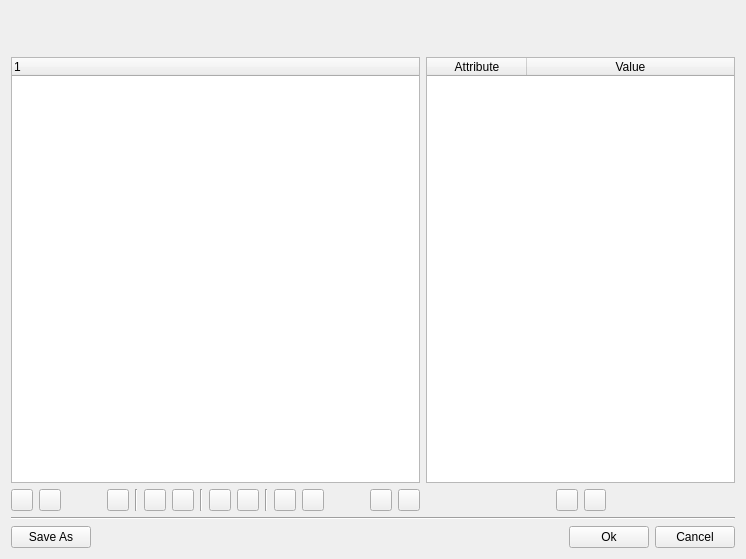
<?xml version="1.0" encoding="UTF-8"?>
<ui version="4.0">
 <class>configFileDialog</class>
 <widget class="QDialog" name="configFileDialog">
  <property name="geometry">
   <rect>
    <x>0</x>
    <y>0</y>
    <width>746</width>
    <height>559</height>
   </rect>
  </property>
  <property name="windowTitle">
   <string>Config File</string>
  </property>
  <property name="windowIcon">
   <iconset resource="images.qrc">
    <normaloff>:/Resources/havok.png</normaloff>:/Resources/havok.png</iconset>
  </property>
  <layout class="QVBoxLayout" name="verticalLayout_3">
   <item>
    <spacer name="verticalSpacer">
     <property name="orientation">
      <enum>Qt::Vertical</enum>
     </property>
     <property name="sizeType">
      <enum>QSizePolicy::Fixed</enum>
     </property>
     <property name="sizeHint" stdset="0">
      <size>
       <width>20</width>
       <height>46</height>
      </size>
     </property>
    </spacer>
   </item>
   <item>
    <layout class="QHBoxLayout" name="horizontalLayout_3">
     <item>
      <layout class="QVBoxLayout" name="verticalLayout">
       <item>
        <widget class="QTreeWidget" name="treeWidget">
         <property name="dragEnabled">
          <bool>false</bool>
         </property>
         <property name="dragDropOverwriteMode">
          <bool>false</bool>
         </property>
         <property name="dragDropMode">
          <enum>QAbstractItemView::NoDragDrop</enum>
         </property>
         <property name="defaultDropAction">
          <enum>Qt::MoveAction</enum>
         </property>
         <property name="alternatingRowColors">
          <bool>false</bool>
         </property>
         <property name="animated">
          <bool>true</bool>
         </property>
         <property name="headerHidden">
          <bool>false</bool>
         </property>
         <property name="expandsOnDoubleClick">
          <bool>false</bool>
         </property>
         <property name="columnCount">
          <number>1</number>
         </property>
         <attribute name="headerVisible">
          <bool>true</bool>
         </attribute>
         <column>
          <property name="text">
           <string/>
          </property>
         </column>
        </widget>
       </item>
       <item>
        <layout class="QHBoxLayout" name="horizontalLayout">
         <item>
          <widget class="QPushButton" name="pushButton_NewConfig">
           <property name="minimumSize">
            <size>
             <width>0</width>
             <height>0</height>
            </size>
           </property>
           <property name="maximumSize">
            <size>
             <width>22</width>
             <height>22</height>
            </size>
           </property>
           <property name="toolTip">
            <string>Create a new config file.</string>
           </property>
           <property name="text">
            <string/>
           </property>
           <property name="icon">
            <iconset resource="images.qrc">
             <normaloff>:/Resources/page.png</normaloff>:/Resources/page.png</iconset>
           </property>
           <property name="iconSize">
            <size>
             <width>14</width>
             <height>14</height>
            </size>
           </property>
           <property name="autoDefault">
            <bool>false</bool>
           </property>
          </widget>
         </item>
         <item>
          <widget class="QPushButton" name="pushButton_DelConfig">
           <property name="minimumSize">
            <size>
             <width>0</width>
             <height>0</height>
            </size>
           </property>
           <property name="maximumSize">
            <size>
             <width>22</width>
             <height>22</height>
            </size>
           </property>
           <property name="toolTip">
            <string>Delete the current config file.</string>
           </property>
           <property name="text">
            <string/>
           </property>
           <property name="icon">
            <iconset resource="images.qrc">
             <normaloff>:/Resources/trash.png</normaloff>:/Resources/trash.png</iconset>
           </property>
           <property name="iconSize">
            <size>
             <width>14</width>
             <height>14</height>
            </size>
           </property>
           <property name="autoDefault">
            <bool>false</bool>
           </property>
          </widget>
         </item>
         <item>
          <spacer name="horizontalSpacer_6">
           <property name="orientation">
            <enum>Qt::Horizontal</enum>
           </property>
           <property name="sizeHint" stdset="0">
            <size>
             <width>40</width>
             <height>20</height>
            </size>
           </property>
          </spacer>
         </item>
         <item>
          <widget class="QPushButton" name="pushButton_CopyTag">
           <property name="minimumSize">
            <size>
             <width>0</width>
             <height>0</height>
            </size>
           </property>
           <property name="maximumSize">
            <size>
             <width>22</width>
             <height>22</height>
            </size>
           </property>
           <property name="toolTip">
            <string>Copy the selected tag.</string>
           </property>
           <property name="text">
            <string/>
           </property>
           <property name="icon">
            <iconset resource="images.qrc">
             <normaloff>:/Resources/copy.png</normaloff>:/Resources/copy.png</iconset>
           </property>
           <property name="iconSize">
            <size>
             <width>14</width>
             <height>14</height>
            </size>
           </property>
           <property name="autoDefault">
            <bool>false</bool>
           </property>
          </widget>
         </item>
         <item>
          <widget class="Line" name="line_6">
           <property name="orientation">
            <enum>Qt::Vertical</enum>
           </property>
          </widget>
         </item>
         <item>
          <widget class="QPushButton" name="pushButton_AddTag">
           <property name="minimumSize">
            <size>
             <width>0</width>
             <height>0</height>
            </size>
           </property>
           <property name="maximumSize">
            <size>
             <width>22</width>
             <height>22</height>
            </size>
           </property>
           <property name="toolTip">
            <string>Add a new tag.</string>
           </property>
           <property name="text">
            <string/>
           </property>
           <property name="icon">
            <iconset resource="images.qrc">
             <normaloff>:/Resources/plus.png</normaloff>:/Resources/plus.png</iconset>
           </property>
           <property name="iconSize">
            <size>
             <width>14</width>
             <height>14</height>
            </size>
           </property>
           <property name="autoDefault">
            <bool>false</bool>
           </property>
          </widget>
         </item>
         <item>
          <widget class="QPushButton" name="pushButton_DelTag">
           <property name="minimumSize">
            <size>
             <width>0</width>
             <height>0</height>
            </size>
           </property>
           <property name="maximumSize">
            <size>
             <width>22</width>
             <height>22</height>
            </size>
           </property>
           <property name="toolTip">
            <string>Delete the selected tag.</string>
           </property>
           <property name="text">
            <string/>
           </property>
           <property name="icon">
            <iconset resource="images.qrc">
             <normaloff>:/Resources/minus.png</normaloff>:/Resources/minus.png</iconset>
           </property>
           <property name="iconSize">
            <size>
             <width>14</width>
             <height>14</height>
            </size>
           </property>
           <property name="autoDefault">
            <bool>false</bool>
           </property>
          </widget>
         </item>
         <item>
          <widget class="Line" name="line_2">
           <property name="orientation">
            <enum>Qt::Vertical</enum>
           </property>
          </widget>
         </item>
         <item>
          <widget class="QPushButton" name="pushButton_UpTag">
           <property name="minimumSize">
            <size>
             <width>0</width>
             <height>0</height>
            </size>
           </property>
           <property name="maximumSize">
            <size>
             <width>22</width>
             <height>22</height>
            </size>
           </property>
           <property name="toolTip">
            <string>Move up the selected tag.</string>
           </property>
           <property name="text">
            <string/>
           </property>
           <property name="icon">
            <iconset resource="images.qrc">
             <normaloff>:/Resources/arrowup.png</normaloff>:/Resources/arrowup.png</iconset>
           </property>
           <property name="iconSize">
            <size>
             <width>14</width>
             <height>14</height>
            </size>
           </property>
           <property name="autoDefault">
            <bool>false</bool>
           </property>
          </widget>
         </item>
         <item>
          <widget class="QPushButton" name="pushButton_DownTag">
           <property name="minimumSize">
            <size>
             <width>0</width>
             <height>0</height>
            </size>
           </property>
           <property name="maximumSize">
            <size>
             <width>22</width>
             <height>22</height>
            </size>
           </property>
           <property name="toolTip">
            <string>Move down the selected tag.</string>
           </property>
           <property name="text">
            <string/>
           </property>
           <property name="icon">
            <iconset resource="images.qrc">
             <normaloff>:/Resources/arrowdown.png</normaloff>:/Resources/arrowdown.png</iconset>
           </property>
           <property name="iconSize">
            <size>
             <width>14</width>
             <height>14</height>
            </size>
           </property>
           <property name="autoDefault">
            <bool>false</bool>
           </property>
          </widget>
         </item>
         <item>
          <widget class="Line" name="line_3">
           <property name="orientation">
            <enum>Qt::Vertical</enum>
           </property>
          </widget>
         </item>
         <item>
          <widget class="QPushButton" name="pushButton_OutdentTag">
           <property name="minimumSize">
            <size>
             <width>0</width>
             <height>0</height>
            </size>
           </property>
           <property name="maximumSize">
            <size>
             <width>22</width>
             <height>22</height>
            </size>
           </property>
           <property name="toolTip">
            <string>Outdent the selected tag.</string>
           </property>
           <property name="text">
            <string/>
           </property>
           <property name="icon">
            <iconset resource="images.qrc">
             <normaloff>:/Resources/arrowleft.png</normaloff>:/Resources/arrowleft.png</iconset>
           </property>
           <property name="iconSize">
            <size>
             <width>14</width>
             <height>14</height>
            </size>
           </property>
           <property name="autoDefault">
            <bool>false</bool>
           </property>
          </widget>
         </item>
         <item>
          <widget class="QPushButton" name="pushButton_IndentTag">
           <property name="minimumSize">
            <size>
             <width>0</width>
             <height>0</height>
            </size>
           </property>
           <property name="maximumSize">
            <size>
             <width>22</width>
             <height>22</height>
            </size>
           </property>
           <property name="toolTip">
            <string>Indent the selected tag.</string>
           </property>
           <property name="text">
            <string/>
           </property>
           <property name="icon">
            <iconset resource="images.qrc">
             <normaloff>:/Resources/arrowright.png</normaloff>:/Resources/arrowright.png</iconset>
           </property>
           <property name="iconSize">
            <size>
             <width>14</width>
             <height>14</height>
            </size>
           </property>
           <property name="autoDefault">
            <bool>false</bool>
           </property>
          </widget>
         </item>
         <item>
          <spacer name="horizontalSpacer_2">
           <property name="orientation">
            <enum>Qt::Horizontal</enum>
           </property>
           <property name="sizeHint" stdset="0">
            <size>
             <width>40</width>
             <height>20</height>
            </size>
           </property>
          </spacer>
         </item>
         <item>
          <widget class="QPushButton" name="pushButton_ExpandAll">
           <property name="minimumSize">
            <size>
             <width>0</width>
             <height>0</height>
            </size>
           </property>
           <property name="maximumSize">
            <size>
             <width>22</width>
             <height>22</height>
            </size>
           </property>
           <property name="toolTip">
            <string>Expand all.</string>
           </property>
           <property name="text">
            <string/>
           </property>
           <property name="icon">
            <iconset resource="images.qrc">
             <normaloff>:/Resources/mailopened.png</normaloff>:/Resources/mailopened.png</iconset>
           </property>
           <property name="iconSize">
            <size>
             <width>14</width>
             <height>14</height>
            </size>
           </property>
           <property name="autoDefault">
            <bool>false</bool>
           </property>
          </widget>
         </item>
         <item>
          <widget class="QPushButton" name="pushButton_CollapseAll">
           <property name="minimumSize">
            <size>
             <width>0</width>
             <height>0</height>
            </size>
           </property>
           <property name="maximumSize">
            <size>
             <width>22</width>
             <height>22</height>
            </size>
           </property>
           <property name="toolTip">
            <string>Collapse all.</string>
           </property>
           <property name="text">
            <string/>
           </property>
           <property name="icon">
            <iconset resource="images.qrc">
             <normaloff>:/Resources/mailclosed.png</normaloff>:/Resources/mailclosed.png</iconset>
           </property>
           <property name="iconSize">
            <size>
             <width>14</width>
             <height>14</height>
            </size>
           </property>
           <property name="autoDefault">
            <bool>false</bool>
           </property>
          </widget>
         </item>
        </layout>
       </item>
      </layout>
     </item>
     <item>
      <layout class="QVBoxLayout" name="verticalLayout_2">
       <item>
        <widget class="QTableWidget" name="tableWidget">
         <property name="alternatingRowColors">
          <bool>false</bool>
         </property>
         <attribute name="horizontalHeaderVisible">
          <bool>true</bool>
         </attribute>
         <attribute name="horizontalHeaderCascadingSectionResizes">
          <bool>false</bool>
         </attribute>
         <attribute name="horizontalHeaderHighlightSections">
          <bool>true</bool>
         </attribute>
         <attribute name="horizontalHeaderShowSortIndicator" stdset="0">
          <bool>false</bool>
         </attribute>
         <attribute name="horizontalHeaderStretchLastSection">
          <bool>true</bool>
         </attribute>
         <attribute name="verticalHeaderVisible">
          <bool>false</bool>
         </attribute>
         <column>
          <property name="text">
           <string>Attribute</string>
          </property>
         </column>
         <column>
          <property name="text">
           <string>Value</string>
          </property>
         </column>
        </widget>
       </item>
       <item>
        <layout class="QHBoxLayout" name="horizontalLayout_2">
         <item>
          <spacer name="horizontalSpacer_3">
           <property name="orientation">
            <enum>Qt::Horizontal</enum>
           </property>
           <property name="sizeHint" stdset="0">
            <size>
             <width>40</width>
             <height>20</height>
            </size>
           </property>
          </spacer>
         </item>
         <item>
          <widget class="QPushButton" name="pushButton_AddAttribute">
           <property name="minimumSize">
            <size>
             <width>0</width>
             <height>0</height>
            </size>
           </property>
           <property name="maximumSize">
            <size>
             <width>22</width>
             <height>22</height>
            </size>
           </property>
           <property name="toolTip">
            <string>Add a row.</string>
           </property>
           <property name="text">
            <string/>
           </property>
           <property name="icon">
            <iconset resource="images.qrc">
             <normaloff>:/Resources/plus.png</normaloff>:/Resources/plus.png</iconset>
           </property>
           <property name="iconSize">
            <size>
             <width>14</width>
             <height>14</height>
            </size>
           </property>
           <property name="autoDefault">
            <bool>false</bool>
           </property>
          </widget>
         </item>
         <item>
          <widget class="QPushButton" name="pushButton_DelAttribute">
           <property name="minimumSize">
            <size>
             <width>0</width>
             <height>0</height>
            </size>
           </property>
           <property name="maximumSize">
            <size>
             <width>22</width>
             <height>22</height>
            </size>
           </property>
           <property name="toolTip">
            <string>Delete the selected row.</string>
           </property>
           <property name="text">
            <string/>
           </property>
           <property name="icon">
            <iconset resource="images.qrc">
             <normaloff>:/Resources/minus.png</normaloff>:/Resources/minus.png</iconset>
           </property>
           <property name="iconSize">
            <size>
             <width>14</width>
             <height>14</height>
            </size>
           </property>
           <property name="autoDefault">
            <bool>false</bool>
           </property>
          </widget>
         </item>
         <item>
          <spacer name="horizontalSpacer_4">
           <property name="orientation">
            <enum>Qt::Horizontal</enum>
           </property>
           <property name="sizeHint" stdset="0">
            <size>
             <width>40</width>
             <height>20</height>
            </size>
           </property>
          </spacer>
         </item>
        </layout>
       </item>
      </layout>
     </item>
    </layout>
   </item>
   <item>
    <widget class="Line" name="line">
     <property name="orientation">
      <enum>Qt::Horizontal</enum>
     </property>
    </widget>
   </item>
   <item>
    <layout class="QHBoxLayout" name="horizontalLayout_4">
     <item>
      <widget class="QPushButton" name="pushButton_SaveAs">
       <property name="text">
        <string>Save As</string>
       </property>
       <property name="autoDefault">
        <bool>false</bool>
       </property>
      </widget>
     </item>
     <item>
      <spacer name="horizontalSpacer_5">
       <property name="orientation">
        <enum>Qt::Horizontal</enum>
       </property>
       <property name="sizeHint" stdset="0">
        <size>
         <width>40</width>
         <height>20</height>
        </size>
       </property>
      </spacer>
     </item>
     <item>
      <widget class="QPushButton" name="pushButton_Ok">
       <property name="text">
        <string>Ok</string>
       </property>
       <property name="autoDefault">
        <bool>false</bool>
       </property>
      </widget>
     </item>
     <item>
      <widget class="QPushButton" name="pushButton_Cancel">
       <property name="text">
        <string>Cancel</string>
       </property>
       <property name="autoDefault">
        <bool>false</bool>
       </property>
      </widget>
     </item>
    </layout>
   </item>
  </layout>
 </widget>
 <resources>
  <include location="images.qrc"/>
 </resources>
 <connections>
  <connection>
   <sender>pushButton_Ok</sender>
   <signal>clicked()</signal>
   <receiver>configFileDialog</receiver>
   <slot>accept()</slot>
   <hints>
    <hint type="sourcelabel">
     <x>546</x>
     <y>537</y>
    </hint>
    <hint type="destinationlabel">
     <x>337</x>
     <y>279</y>
    </hint>
   </hints>
  </connection>
  <connection>
   <sender>pushButton_Cancel</sender>
   <signal>clicked()</signal>
   <receiver>configFileDialog</receiver>
   <slot>reject()</slot>
   <hints>
    <hint type="sourcelabel">
     <x>627</x>
     <y>537</y>
    </hint>
    <hint type="destinationlabel">
     <x>337</x>
     <y>279</y>
    </hint>
   </hints>
  </connection>
 </connections>
</ui>
